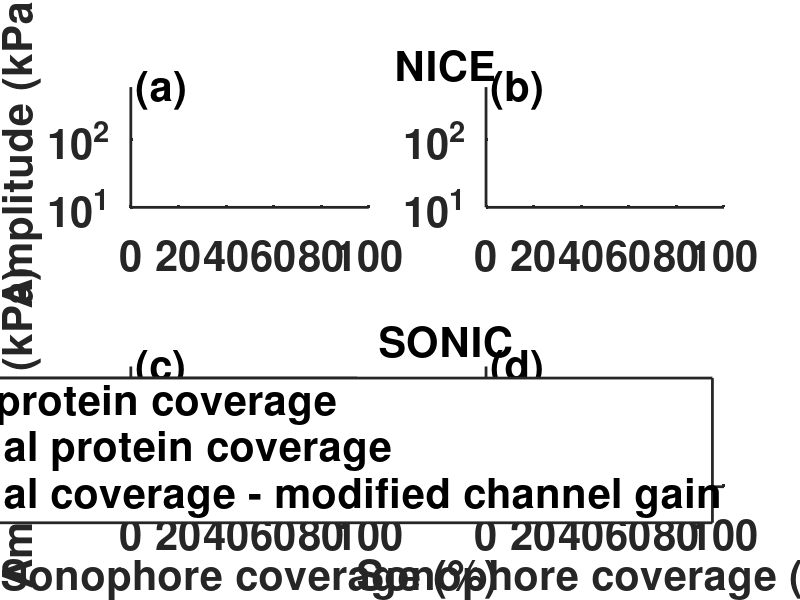

Here is the MATLAB script that generated this plot:
% Script will calculate and plot different nanoscale models of the BLS
clear all;
c = 1515;				% Speed of sound surrounding medium (m/s)
rhol = 1028;			% Density surrounding medium (kg/m^3)
Pa2I = @(Pa) Pa.^2/(2*rhol*c);
I2Pa = @(I) sqrt(2*rhol*c*I);
NICEpath = 'D:\users\ttarnaud\8. Piezoelectric solver\Parallellized functions for HPC calculations';
SONICpath = 'D:\users\ttarnaud\8. Piezoelectric solver\8.4. Lemaire et al. (2018) - SONIC solver';
LoadPathNICE = 'D:\users\ttarnaud\8. Piezoelectric solver\8.4. Lemaire et al. (2018) - SONIC solver\ThreshSims\NICE (HPC)';
LoadPathSONIC = 'D:\users\ttarnaud\8. Piezoelectric solver\8.4. Lemaire et al. (2018) - SONIC solver\ThreshSims\SONIC (LOCAL)\T=33C';

customLoadPath = 1;         % Bool (if 1, look in loadPath) to load the files 
keepTemps = 1;              % Bool (if 1, keep temporary files, if 0; delete)
performSimuls = 0;          % Bool (if 1, do simulations first)
plotMode = 2;

if (performSimuls == 1) && (customLoadPath == 1)
    disp('Warning: inconsistency -- performSimuls=1 and customLoadPath=1');
end
% Model 1: (SONICrun_nanoMC,proteinMode=0,gateMultip=1) Multi-compartmental SONIC model: protein channels full coverage
% Model 2: (SONICrun,proteinMode=0,gateMultip=1) Point-like SONIC model: protein channels full coverage
% Model 3: (SONICrun_nanoMC,proteinMode=1,gateMultip=1) Multi-compartmental SONIC model: no protein
% channels in BLS compartment. Leakage current full coverage
% Model 4: (SONICrun,proteinMode=1,gateMultip=1) Point-like SONIC model: protein channels partial
% coverage. Leakage current full coverage.
% Model 5: (SONICrun_nanoMC, proteinMode = 1, gateMultip=4) Multi-compartmental SONIC model: no protein channels
% in BLS compartment. Leakage current full coverage. Gains multiplied by gateMultip
% Model 6: (SONICrun, proteinMode = 1, gateMultip=4) Point-like SONIC model: protein channels partial coverage.
% Gains multiplied by gateMultip.
% Model 7-12 : idem for funPES_nanoMC/funPES

Tsim = 0.3;   % (s)
USpd = 0.1;   % (s)
USps = 0.1; % (s)
USfreq = 500e3; % (Hz)
USdc = 1; USprf = 0; % (-,Hz)
aBLS = 32e-9;       % (m)
modelnr = 1;

fBLSRange = (0.01:0.01:0.99);  % (-)
fBLSRange = (0.05:0.1:0.95); 

ThreshPaSONIC = zeros(length(fBLSRange),6,2);     % [Pa] (fBLS x Model type x threshMode)
ThreshPaNICE = zeros(length(fBLSRange),6,2);
TempThreshPa = zeros(length(fBLSRange),6,2);

for i = 1:2
    switch i
        case 1, cd(SONICpath);
        case 2, cd(NICEpath);
    end
for proteinMode = 0:1
for threshMode = 0:1
if proteinMode == 0, MultipLoop = 1; elseif proteinMode == 1, MultipLoop = [1,4]; end
if (performSimuls)
for gateMultip = MultipLoop %#ok<UNRCH>
parfor ifBLS=1:length(fBLSRange)
switch i
    case 1
SONICrun_nanoMC(num2str(Tsim),'1',num2str(USps),num2str(USpd),num2str(USfreq),num2str(USdc),num2str(USprf),'0','0','0','1','0','0','0',num2str(modelnr),'0',num2str(Pa2I(600e3)),'1',num2str(aBLS),num2str(fBLSRange(ifBLS)),num2str(proteinMode),num2str(threshMode),num2str(gateMultip));
SONICrun(num2str(Tsim),'1',num2str(USps),num2str(USpd),num2str(USfreq),num2str(USdc),num2str(USprf),'0','0','0','1','0','0','0',num2str(modelnr),'0',num2str(Pa2I(600e3)),'1',num2str(aBLS),num2str(fBLSRange(ifBLS)),num2str(proteinMode),num2str(threshMode),num2str(gateMultip));
    case 2
funPES_nanoMC(num2str(Tsim),'1',num2str(USps),num2str(USpd),num2str(USfreq),num2str(USdc),num2str(USprf),'0','0','0','1','0','0','0',num2str(modelnr),'0',num2str(Pa2I(600e3)),'1',num2str(aBLS),num2str(fBLSRange(ifBLS)),num2str(proteinMode),num2str(threshMode),num2str(gateMultip));
funPES(num2str(Tsim),'1',num2str(USps),num2str(USpd),num2str(USfreq),num2str(USdc),num2str(USprf),'0','0','0','1','0','0','0',num2str(modelnr),'0',num2str(Pa2I(600e3)),'1',num2str(aBLS),num2str(fBLSRange(ifBLS)),num2str(proteinMode),num2str(threshMode),num2str(gateMultip));      
end
end
end
end
if customLoadPath
switch i
    case 1, cd(LoadPathSONIC);
    case 2, cd(LoadPathNICE);
end
end
for gateMultip = MultipLoop
for ifBLS=1:length(fBLSRange)
LoadStr=['nanoMC-Thresh(RS)-Tsim=' num2str(Tsim) '-US(' num2str(USps) ','...
    num2str(USpd) ',' num2str(USfreq) ',' num2str(USdc) ',' num2str(USprf) ',0)-ES(0,0,1,0,0)-aBLS=(' ...
    num2str(aBLS) ')-fBLS=(' num2str(fBLSRange(ifBLS)) ')-(proteinMode,threshMode,gateMultip)=(' num2str(proteinMode) ',' num2str(threshMode) ',' num2str(gateMultip) ').mat']; 
if ~exist(LoadStr)
TempThreshPa(ifBLS,2*proteinMode+1+2*(gateMultip==4),threshMode+1) = nan;
else
ll = load(LoadStr);
TempThreshPa(ifBLS,2*proteinMode+1+2*(gateMultip==4),threshMode+1) = I2Pa(ll.IIpa);
if (~keepTemps)
delete(LoadStr);
end
end

if ~exist(LoadStr)
TempThreshPa(ifBLS,2*proteinMode+2+2*(gateMultip==4),threshMode+1) = nan;
else
LoadStr2=['Thresh(RS)-Tsim=' num2str(Tsim) '-US(' num2str(USps) ','...
    num2str(USpd) ',' num2str(USfreq) ',' num2str(USdc) ',' num2str(USprf) ',0)-ES(0,0,1,0,0)-aBLS=(' ...
    num2str(aBLS) ')-fBLS=(' num2str(fBLSRange(ifBLS)) ')-(proteinMode,threshMode,gateMultip)=(' num2str(proteinMode) ',' num2str(threshMode) ',' num2str(gateMultip) ').mat']; 
lr = load(LoadStr2);
TempThreshPa(ifBLS,2*proteinMode+2+2*(gateMultip==4),threshMode+1) = I2Pa(lr.IIpa);
if (~keepTemps)
delete(LoadStr2);
end
end

end
end
end
end
    switch i
        case 1, ThreshPaSONIC = TempThreshPa;
        case 2, ThreshPaNICE = TempThreshPa;
    end
end

paramsStr = ['(Tsim,USps,USpd,USfreq,USdc,USprf,aBLS,modelnr) = (' num2str(Tsim) ',' num2str(USps) ',' ...
    num2str(USpd) ',' num2str(USfreq) ',' num2str(USdc) ',' num2str(USprf) ',' num2str(aBLS) ',' num2str(modelnr) ')'];
if (plotMode==1)
for i = 1:2
switch i
    case 1, ThreshPa = ThreshPaSONIC; titleStr = ['SONIC model - ' paramsStr];
    case 2, ThreshPa = ThreshPaNICE; titleStr = ['NICE model - ' paramsStr];
end
markerStyle = {'o','none'};
figure;
hold on;
title(titleStr);
for threshMode = 1:2
plot(100*fBLSRange,ThreshPa(:,1,threshMode)*10^(-3),'linestyle','-','color','b','linewidth',2,'marker',markerStyle{threshMode});
plot(100*fBLSRange,ThreshPa(:,2,threshMode)*10^(-3),'linestyle','-','color',[0.5 0.5 0.5],'linewidth',2,'marker',markerStyle{threshMode});
plot(100*fBLSRange,ThreshPa(:,3,threshMode)*10^(-3),'linestyle','--','color','b','linewidth',2,'marker',markerStyle{threshMode});
plot(100*fBLSRange,ThreshPa(:,4,threshMode)*10^(-3),'linestyle','--','color',[0.5 0.5 0.5],'linewidth',2,'marker',markerStyle{threshMode});
plot(100*fBLSRange,ThreshPa(:,5,threshMode)*10^(-3),'linestyle',':','color','b','linewidth',2,'marker',markerStyle{threshMode});
plot(100*fBLSRange,ThreshPa(:,6,threshMode)*10^(-3),'linestyle',':','color',[0.5 0.5 0.5],'linewidth',2,'marker',markerStyle{threshMode});
end
xlabel('Sonophore coverage (%)');
ylabel('Amplitude (kPa)');

LegendPlot(1) = plot(nan,'linestyle','-','color','b');
LegendPlot(2) = plot(nan,'linestyle','-','color',[0.5 0.5 0.5]);
LegendPlot(3) = plot(nan,'linestyle','-','color','k');
LegendPlot(4) = plot(nan,'linestyle','--','color','k');
LegendPlot(5) = plot(nan,'linestyle',':','color','k');
LegendPlot(6) = plot(nan,'marker','o','color','k');
legendNames = {'Nanoscale multicompartmental SONIC';'Point-like SONIC';'Full protein coverage';'Partial protein coverage';'Partial coverage - modified channel gain';'Excitation at break'};

hold off;
ylim([10,600]);
set(gca,'yscale','log');
set(gcf,'color','w');
legend(LegendPlot,legendNames);
set(findobj('type','axes'),'fontsize',18);
end
end

if (plotMode == 2)
legPos = {[0.0116 0.9334 0.2198 0.0580];[0.2345 0.9062 0.2276 0.0852]};
figure('units','normalized','position',[0 0 1 1]);
for i = 1:2
switch i
case 2, ThreshPa = ThreshPaSONIC; titleStr = ['SONIC'];
case 1, ThreshPa = ThreshPaNICE; titleStr = ['NICE'];
end
markerStyle = {'none','none'};
for threshMode = 1:2
subplot(2,2,2*(i-1)+threshMode);
text(0.02,1.15,['(' char('a' + threshMode-1+2*(i-1)) ')'],'Units', 'Normalized', 'VerticalAlignment', 'Top','fontsize',17)
hold on;
plot(100*fBLSRange,ThreshPa(:,1,threshMode)*10^(-3),'linestyle','-','color','b','linewidth',2,'marker',markerStyle{threshMode});
plot(100*fBLSRange,ThreshPa(:,2,threshMode)*10^(-3),'linestyle','-','color',[0.5 0.5 0.5],'linewidth',2,'marker',markerStyle{threshMode});
plot(100*fBLSRange,ThreshPa(:,3,threshMode)*10^(-3),'linestyle','--','color','b','linewidth',2,'marker',markerStyle{threshMode});
plot(100*fBLSRange,ThreshPa(:,4,threshMode)*10^(-3),'linestyle','--','color',[0.5 0.5 0.5],'linewidth',2,'marker',markerStyle{threshMode});
plot(100*fBLSRange,ThreshPa(:,5,threshMode)*10^(-3),'linestyle',':','color','b','linewidth',2,'marker',markerStyle{threshMode});
plot(100*fBLSRange,ThreshPa(:,6,threshMode)*10^(-3),'linestyle',':','color',[0.5 0.5 0.5],'linewidth',2,'marker',markerStyle{threshMode});
if (i==2)
if threshMode==1
LegendPlot(1) = plot(nan,'linestyle','-','color','b');
LegendPlot(2) = plot(nan,'linestyle','-','color',[0.5 0.5 0.5]);
legendNames = {'Nanoscale multicompartmental model';'Point-like model'};
else
LegendPlot(1) = plot(nan,'linestyle','-','color','k');
LegendPlot(2) = plot(nan,'linestyle','--','color','k');
LegendPlot(3) = plot(nan,'linestyle',':','color','k');
legendNames = {'Full protein coverage';'Partial protein coverage';'Partial coverage - modified channel gain'};
end
leg(threshMode) = legend(LegendPlot,legendNames,'position',legPos{threshMode});
end
if (threshMode == 1)
ylabel('Amplitude (kPa)');
end
if (i==2)
xlabel('Sonophore coverage (%)');
end
hold off;
ylim([10,600]);
set(gca,'yscale','log');
set(gcf,'color','w');
end
tit(i) = title(titleStr,'Position',[-17.1889 732.6075 0]);
set(findobj('type','axes'),'fontsize',18);
end
set(tit(2),'Position',[-16.8778 815.4413 0]);
set(findobj('type','axes'),'linewidth',2); set(findobj('type','line'),'linewidth',2);
set(findobj('type','axes'),'fontsize',30,'fontweight','bold');
set(findall(gcf,'-property','FontSize'),'Fontsize',30); set(findall(gcf,'-property','fontweight'),'fontweight','bold');
end